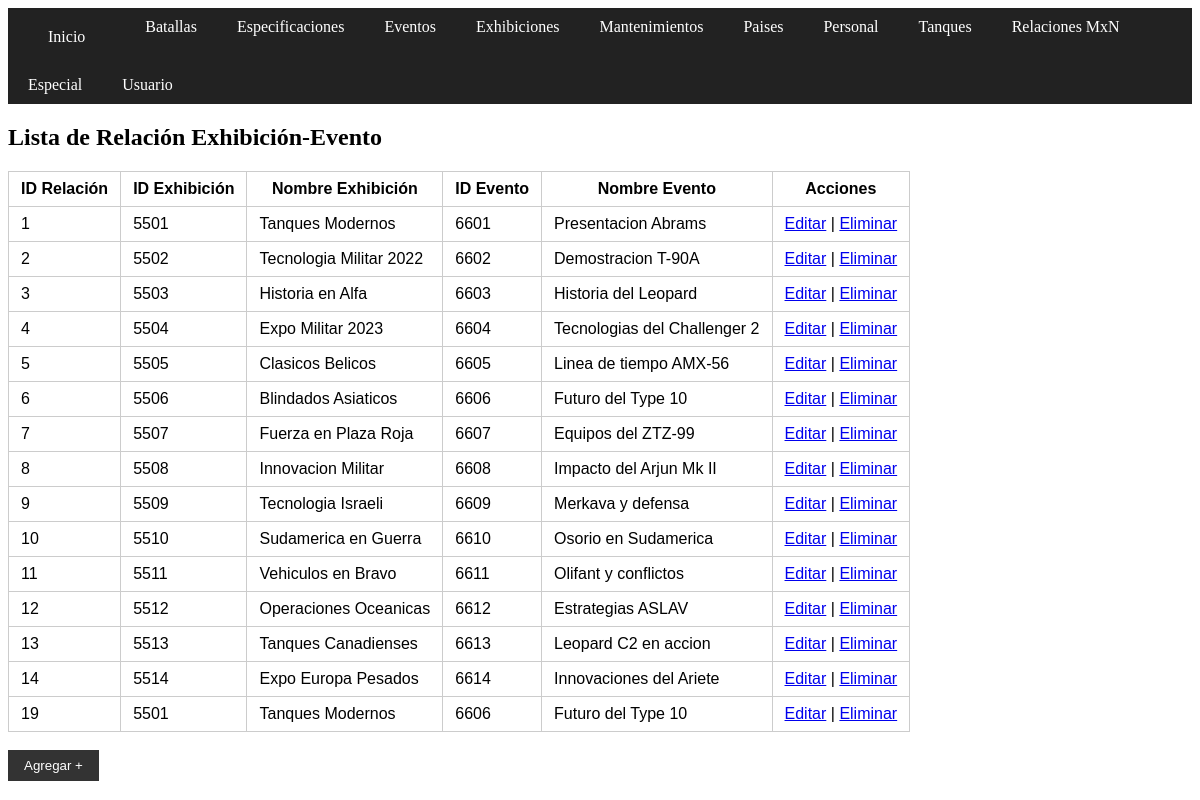
The app's page /exhibicion_evento/read.php with its own data.
### tables this page shows
CREATE TABLE `exhibicion_evento` (
  `id_EVEX` int(11) NOT NULL AUTO_INCREMENT,
  `id_exhibicion` int(11) DEFAULT NULL,
  `id_evento` int(11) DEFAULT NULL,
  PRIMARY KEY (`id_EVEX`),
  KEY `id_evento` (`id_evento`),
  KEY `exhibicion_evento_ibfk_1` (`id_exhibicion`),
  CONSTRAINT `exhibicion_evento_ibfk_1` FOREIGN KEY (`id_exhibicion`) REFERENCES `exhibiciones` (`id_exhibicion`),
  CONSTRAINT `exhibicion_evento_ibfk_2` FOREIGN KEY (`id_evento`) REFERENCES `eventos` (`id_evento`)
);

CREATE TABLE `exhibiciones` (
  `id_exhibicion` int(11) NOT NULL AUTO_INCREMENT,
  `nombre_ex` varchar(100) DEFAULT NULL,
  `fecha_exhibicion` date DEFAULT NULL,
  `lugar_exhibicion` varchar(100) DEFAULT NULL,
  `descripcion_exhibicion` varchar(255) DEFAULT NULL,
  `id_tanque` int(11) DEFAULT NULL,
  PRIMARY KEY (`id_exhibicion`),
  KEY `exhibiciones_ibfk_1` (`id_tanque`),
  CONSTRAINT `exhibiciones_ibfk_1` FOREIGN KEY (`id_tanque`) REFERENCES `tanques` (`id_tanque`)
);

CREATE TABLE `eventos` (
  `id_evento` int(11) NOT NULL AUTO_INCREMENT,
  `fecha_in` datetime DEFAULT NULL,
  `fecha_fin` datetime DEFAULT NULL,
  `nombre_evento` varchar(100) DEFAULT NULL,
  `descripcion_evento` varchar(255) DEFAULT NULL,
  PRIMARY KEY (`id_evento`)
);

### exhibicion_evento/read.php (the view, shortened to what this page needs)
<?php
include_once "../config.php";
$sql = "SELECT ee.id_EVEX,
               e.id_exhibicion,
               e.nombre_ex,
               ev.id_evento,
               ev.nombre_evento
        FROM exhibicion_evento ee
        JOIN exhibiciones e ON ee.id_exhibicion = e.id_exhibicion
        JOIN eventos ev ON ee.id_evento = ev.id_evento
        ORDER BY ee.id_EVEX";
$result = $conn->query($sql);
?>
<!DOCTYPE html>
<html>
<head>
    <link rel="stylesheet" href="../estilos.css">
</head>
<body>
<?php include "../menu.php"; ?>
<h2>Lista de Relación Exhibición-Evento</h2>
<table>
    <tr>
        <th>ID Relación</th>
        <th>ID Exhibición</th>
        <th>Nombre Exhibición</th>
        <th>ID Evento</th>
        <th>Nombre Evento</th>
        <th>Acciones</th>
    </tr>
    <?php while($row = $result->fetch_assoc()): ?>
    <tr>
        <td><?= $row['id_EVEX'] ?></td>
        <td><?= $row['id_exhibicion'] ?></td>
        <td><?= htmlspecialchars($row['nombre_ex']) ?></td>
        <td><?= $row['id_evento'] ?></td>
        <td><?= htmlspecialchars($row['nombre_evento']) ?></td>
        <td>
            <a href="update.php?id=<?= $row['id_EVEX'] ?>">Editar</a> |
            <a href="delete.php?id=<?= $row['id_EVEX'] ?>" onclick="return confirm('¿Seguro que deseas borrar esta relación?')">Eliminar</a>
        </td>
    </tr>
    <?php endwhile; ?>
</table> <br>
<form><input type="submit" value="Agregar +" formaction="create.php"></form>
</body>
</html>

### estilos.css (style rules this page uses)
table { font-family: sans-serif; border-collapse: collapse; background: #fff; }
th, td { padding: 8px 12px; border: 1px solid #ccc; }
input[type="submit"] { padding: 8px 16px; background: #333; color: #fff; border: none; }

### records on screen
exhibicion_evento: id_EVEX "1", id_exhibicion.id_exhibicion "5501", id_exhibicion.nombre_ex "Tanques Modernos", id_evento.id_evento "6601", id_evento.nombre_evento "Presentacion Abrams"
exhibicion_evento: id_EVEX "2", id_exhibicion.id_exhibicion "5502", id_exhibicion.nombre_ex "Tecnologia Militar 2022", id_evento.id_evento "6602", id_evento.nombre_evento "Demostracion T-90A"
exhibicion_evento: id_EVEX "3", id_exhibicion.id_exhibicion "5503", id_exhibicion.nombre_ex "Historia en Alfa", id_evento.id_evento "6603", id_evento.nombre_evento "Historia del Leopard"
exhibicion_evento: id_EVEX "4", id_exhibicion.id_exhibicion "5504", id_exhibicion.nombre_ex "Expo Militar 2023", id_evento.id_evento "6604", id_evento.nombre_evento "Tecnologias del Challenger 2"
exhibicion_evento: id_EVEX "5", id_exhibicion.id_exhibicion "5505", id_exhibicion.nombre_ex "Clasicos Belicos", id_evento.id_evento "6605", id_evento.nombre_evento "Linea de tiempo AMX-56"
exhibicion_evento: id_EVEX "6", id_exhibicion.id_exhibicion "5506", id_exhibicion.nombre_ex "Blindados Asiaticos", id_evento.id_evento "6606", id_evento.nombre_evento "Futuro del Type 10"
exhibicion_evento: id_EVEX "7", id_exhibicion.id_exhibicion "5507", id_exhibicion.nombre_ex "Fuerza en Plaza Roja", id_evento.id_evento "6607", id_evento.nombre_evento "Equipos del ZTZ-99"
exhibicion_evento: id_EVEX "8", id_exhibicion.id_exhibicion "5508", id_exhibicion.nombre_ex "Innovacion Militar", id_evento.id_evento "6608", id_evento.nombre_evento "Impacto del Arjun Mk II"
exhibicion_evento: id_EVEX "9", id_exhibicion.id_exhibicion "5509", id_exhibicion.nombre_ex "Tecnologia Israeli", id_evento.id_evento "6609", id_evento.nombre_evento "Merkava y defensa"
exhibicion_evento: id_EVEX "10", id_exhibicion.id_exhibicion "5510", id_exhibicion.nombre_ex "Sudamerica en Guerra", id_evento.id_evento "6610", id_evento.nombre_evento "Osorio en Sudamerica"
exhibicion_evento: id_EVEX "11", id_exhibicion.id_exhibicion "5511", id_exhibicion.nombre_ex "Vehiculos en Bravo", id_evento.id_evento "6611", id_evento.nombre_evento "Olifant y conflictos"
exhibicion_evento: id_EVEX "12", id_exhibicion.id_exhibicion "5512", id_exhibicion.nombre_ex "Operaciones Oceanicas", id_evento.id_evento "6612", id_evento.nombre_evento "Estrategias ASLAV"
exhibicion_evento: id_EVEX "13", id_exhibicion.id_exhibicion "5513", id_exhibicion.nombre_ex "Tanques Canadienses", id_evento.id_evento "6613", id_evento.nombre_evento "Leopard C2 en accion"
exhibicion_evento: id_EVEX "14", id_exhibicion.id_exhibicion "5514", id_exhibicion.nombre_ex "Expo Europa Pesados", id_evento.id_evento "6614", id_evento.nombre_evento "Innovaciones del Ariete"
exhibicion_evento: id_EVEX "19", id_exhibicion.id_exhibicion "5501", id_exhibicion.nombre_ex "Tanques Modernos", id_evento.id_evento "6606", id_evento.nombre_evento "Futuro del Type 10"
